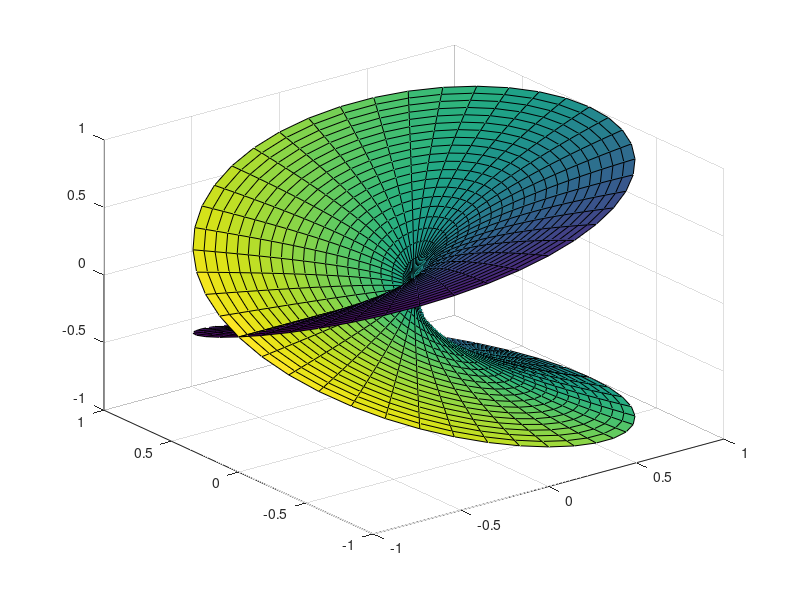

Recreate this plot in MATLAB.
n=2;m=20;
r=(0:m)'/m;
theta = pi*(-n*m:n*m)/m;
z=r*exp(i*theta);

s=r.^(1/n)*exp(i*theta/n);

surf(real(z),imag(z),real(s),imag(s));




